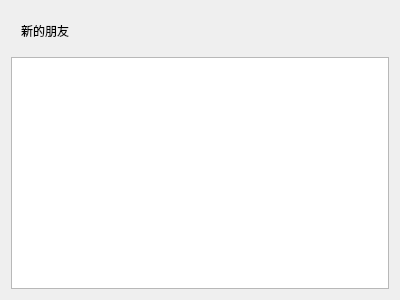
<?xml version="1.0" encoding="UTF-8"?>
<ui version="4.0">
 <class>ApplyFriendPage</class>
 <widget class="QWidget" name="ApplyFriendPage">
  <property name="geometry">
   <rect>
    <x>0</x>
    <y>0</y>
    <width>400</width>
    <height>300</height>
   </rect>
  </property>
  <property name="windowTitle">
   <string>Form</string>
  </property>
  <layout class="QVBoxLayout" name="verticalLayout">
   <item>
    <widget class="QWidget" name="friend_apply_wid" native="true">
     <property name="minimumSize">
      <size>
       <width>0</width>
       <height>0</height>
      </size>
     </property>
     <layout class="QHBoxLayout" name="horizontalLayout_7">
      <property name="spacing">
       <number>0</number>
      </property>
      <property name="leftMargin">
       <number>0</number>
      </property>
      <property name="topMargin">
       <number>0</number>
      </property>
      <property name="rightMargin">
       <number>0</number>
      </property>
      <property name="bottomMargin">
       <number>0</number>
      </property>
      <item>
       <spacer name="horizontalSpacer_8">
        <property name="orientation">
         <enum>Qt::Orientation::Horizontal</enum>
        </property>
        <property name="sizeType">
         <enum>QSizePolicy::Policy::Fixed</enum>
        </property>
        <property name="sizeHint" stdset="0">
         <size>
          <width>10</width>
          <height>20</height>
         </size>
        </property>
       </spacer>
      </item>
      <item>
       <widget class="QLabel" name="friend_apply_lb">
        <property name="minimumSize">
         <size>
          <width>0</width>
          <height>40</height>
         </size>
        </property>
        <property name="maximumSize">
         <size>
          <width>16777215</width>
          <height>40</height>
         </size>
        </property>
        <property name="text">
         <string>新的朋友</string>
        </property>
       </widget>
      </item>
     </layout>
    </widget>
   </item>
   <item>
    <widget class="QWidget" name="widget_3" native="true">
     <layout class="QVBoxLayout" name="verticalLayout_7">
      <property name="spacing">
       <number>0</number>
      </property>
      <property name="leftMargin">
       <number>0</number>
      </property>
      <property name="topMargin">
       <number>0</number>
      </property>
      <property name="rightMargin">
       <number>0</number>
      </property>
      <property name="bottomMargin">
       <number>0</number>
      </property>
      <item>
       <widget class="ApplyFriendList" name="apply_friend_list"/>
      </item>
     </layout>
    </widget>
   </item>
  </layout>
 </widget>
 <customwidgets>
  <customwidget>
   <class>ApplyFriendList</class>
   <extends>QListWidget</extends>
   <header location="global">applyfriendlist.h</header>
  </customwidget>
 </customwidgets>
 <resources/>
 <connections/>
</ui>
